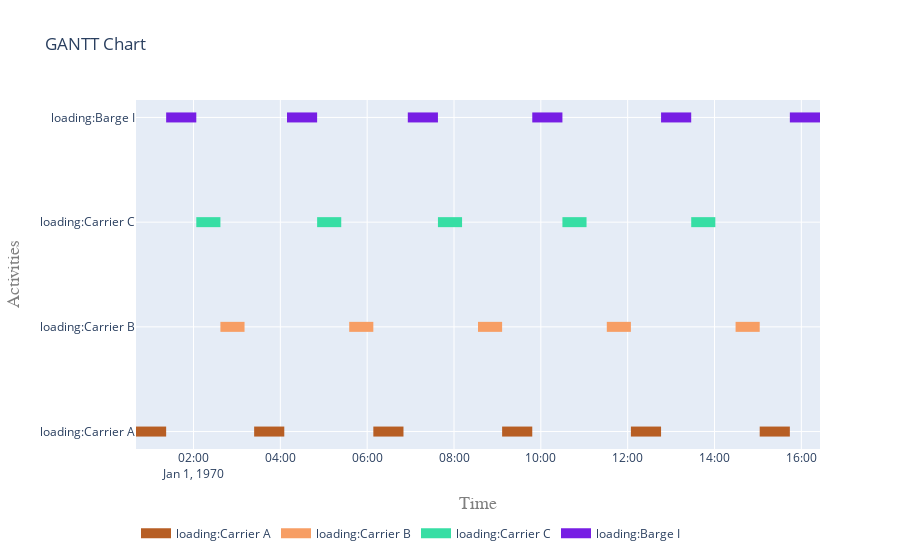

Write notebook code for a chart like this one.
### Code cell
flat = pd.DataFrame(flatten(activities))
loading = list(flat[flat['ActivityName'].str.startswith('loading')]['activity'].values)
fig = get_gantt_chart(loading)

### Figure 1 — Plotly figure (JSON) as saved in the notebook; plotly's stock layout.template omitted (floating-point values rounded to 4 significant figures)
{"data": [{"connectgaps": false, "hoverinfo": "y+name", "line": {"color": "rgb(183,94,36)", "width": 10}, "mode": "lines", "name": "loading:Carrier A", "type": "scatter", "x": ["1970-01-01T00:40:32", "1970-01-01T00:40:32", "1970-01-01T01:22:12", "1970-01-01T01:22:12", "1970-01-01T01:22:12", "1970-01-01T03:23:48", "1970-01-01T03:23:48", "1970-01-01T04:05:28", "1970-01-01T04:05:28", "1970-01-01T04:05:28", "1970-01-01T06:08:31", "1970-01-01T06:08:31", "1970-01-01T06:50:11", "1970-01-01T06:50:11", "1970-01-01T06:50:11", "1970-01-01T09:06:30", "1970-01-01T09:06:30", "1970-01-01T09:48:10", "1970-01-01T09:48:10", "1970-01-01T09:48:10", "1970-01-01T12:04:29", "1970-01-01T12:04:29", "1970-01-01T12:46:09", "1970-01-01T12:46:09", "1970-01-01T12:46:09", "1970-01-01T15:02:28", "1970-01-01T15:02:28", "1970-01-01T15:44:08", "1970-01-01T15:44:08", "1970-01-01T15:44:08"], "y": ["loading:Carrier A", "loading:Carrier A", "loading:Carrier A", "loading:Carrier A", null, "loading:Carrier A", "loading:Carrier A", "loading:Carrier A", "loading:Carrier A", null, "loading:Carrier A", "loading:Carrier A", "loading:Carrier A", "loading:Carrier A", null, "loading:Carrier A", "loading:Carrier A", "loading:Carrier A", "loading:Carrier A", null, "loading:Carrier A", "loading:Carrier A", "loading:Carrier A", "loading:Carrier A", null, "loading:Carrier A", "loading:Carrier A", "loading:Carrier A", "loading:Carrier A", null]}, {"connectgaps": false, "hoverinfo": "y+name", "line": {"color": "rgb(247,158,100)", "width": 10}, "mode": "lines", "name": "loading:Carrier B", "type": "scatter", "x": ["1970-01-01T02:37:12", "1970-01-01T02:37:12", "1970-01-01T03:10:32", "1970-01-01T03:10:32", "1970-01-01T03:10:32", "1970-01-01T05:35:11", "1970-01-01T05:35:11", "1970-01-01T06:08:31", "1970-01-01T06:08:31", "1970-01-01T06:08:31", "1970-01-01T08:33:10", "1970-01-01T08:33:10", "1970-01-01T09:06:30", "1970-01-01T09:06:30", "1970-01-01T09:06:30", "1970-01-01T11:31:09", "1970-01-01T11:31:09", "1970-01-01T12:04:29", "1970-01-01T12:04:29", "1970-01-01T12:04:29", "1970-01-01T14:29:08", "1970-01-01T14:29:08", "1970-01-01T15:02:28", "1970-01-01T15:02:28", "1970-01-01T15:02:28"], "y": ["loading:Carrier B", "loading:Carrier B", "loading:Carrier B", "loading:Carrier B", null, "loading:Carrier B", "loading:Carrier B", "loading:Carrier B", "loading:Carrier B", null, "loading:Carrier B", "loading:Carrier B", "loading:Carrier B", "loading:Carrier B", null, "loading:Carrier B", "loading:Carrier B", "loading:Carrier B", "loading:Carrier B", null, "loading:Carrier B", "loading:Carrier B", "loading:Carrier B", "loading:Carrier B", null]}, {"connectgaps": false, "hoverinfo": "y+name", "line": {"color": "rgb(55,222,164)", "width": 10}, "mode": "lines", "name": "loading:Carrier C", "type": "scatter", "x": ["1970-01-01T02:03:52", "1970-01-01T02:03:52", "1970-01-01T02:37:12", "1970-01-01T02:37:12", "1970-01-01T02:37:12", "1970-01-01T04:50:50", "1970-01-01T04:50:50", "1970-01-01T05:24:10", "1970-01-01T05:24:10", "1970-01-01T05:24:10", "1970-01-01T07:37:48", "1970-01-01T07:37:48", "1970-01-01T08:11:08", "1970-01-01T08:11:08", "1970-01-01T08:11:08", "1970-01-01T10:29:50", "1970-01-01T10:29:50", "1970-01-01T11:03:10", "1970-01-01T11:03:10", "1970-01-01T11:03:10", "1970-01-01T13:27:49", "1970-01-01T13:27:49", "1970-01-01T14:01:09", "1970-01-01T14:01:09", "1970-01-01T14:01:09"], "y": ["loading:Carrier C", "loading:Carrier C", "loading:Carrier C", "loading:Carrier C", null, "loading:Carrier C", "loading:Carrier C", "loading:Carrier C", "loading:Carrier C", null, "loading:Carrier C", "loading:Carrier C", "loading:Carrier C", "loading:Carrier C", null, "loading:Carrier C", "loading:Carrier C", "loading:Carrier C", "loading:Carrier C", null, "loading:Carrier C", "loading:Carrier C", "loading:Carrier C", "loading:Carrier C", null]}, {"connectgaps": false, "hoverinfo": "y+name", "line": {"color": "rgb(119,30,228)", "width": 10}, "mode": "lines", "name": "loading:Barge I", "type": "scatter", "x": ["1970-01-01T01:22:12", "1970-01-01T01:22:12", "1970-01-01T02:03:52", "1970-01-01T02:03:52", "1970-01-01T02:03:52", "1970-01-01T04:09:10", "1970-01-01T04:09:10", "1970-01-01T04:50:50", "1970-01-01T04:50:50", "1970-01-01T04:50:50", "1970-01-01T06:56:08", "1970-01-01T06:56:08", "1970-01-01T07:37:48", "1970-01-01T07:37:48", "1970-01-01T07:37:48", "1970-01-01T09:48:10", "1970-01-01T09:48:10", "1970-01-01T10:29:50", "1970-01-01T10:29:50", "1970-01-01T10:29:50", "1970-01-01T12:46:09", "1970-01-01T12:46:09", "1970-01-01T13:27:49", "1970-01-01T13:27:49", "1970-01-01T13:27:49", "1970-01-01T15:44:08", "1970-01-01T15:44:08", "1970-01-01T16:25:48", "1970-01-01T16:25:48", "1970-01-01T16:25:48"], "y": ["loading:Barge I", "loading:Barge I", "loading:Barge I", "loading:Barge I", null, "loading:Barge I", "loading:Barge I", "loading:Barge I", "loading:Barge I", null, "loading:Barge I", "loading:Barge I", "loading:Barge I", "loading:Barge I", null, "loading:Barge I", "loading:Barge I", "loading:Barge I", "loading:Barge I", null, "loading:Barge I", "loading:Barge I", "loading:Barge I", "loading:Barge I", null, "loading:Barge I", "loading:Barge I", "loading:Barge I", "loading:Barge I", null]}], "layout": {"hovermode": "closest", "legend": {"orientation": "h", "x": 0, "y": -0.2}, "title": {"text": "GANTT Chart"}, "xaxis": {"range": ["1970-01-01T00:40:32", "1970-01-01T16:25:48"], "title": {"font": {"color": "#7f7f7f", "family": "Courier New, monospace", "size": 18}, "text": "Time"}}, "yaxis": {"title": {"font": {"color": "#7f7f7f", "family": "Courier New, monospace", "size": 18}, "text": "Activities"}}}}
